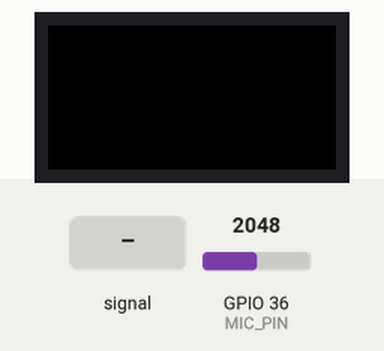
The sketch below on a simulated ESP32. Shown: 32×16 colour display. Inputs (shaded band) come from the test bench; at power-on: GPIO 36 (MIC_PIN) = 2048.

Above: at 1.2 s.
1.3 s: GPIO 36 (MIC_PIN) fed a 200 Hz sine of ±327 counts around its level
At 1.33 s:
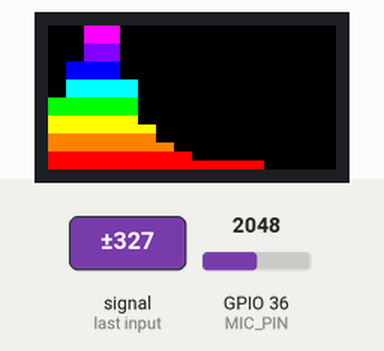
2.8 s: GPIO 36 (MIC_PIN) set to 2866
At 2.82 s:
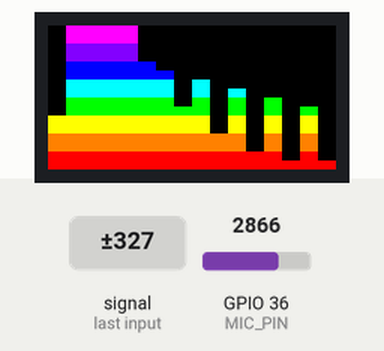
4.3 s: GPIO 36 (MIC_PIN) fed a 1000 Hz sine of ±1023 counts around its level
At 4.94 s:
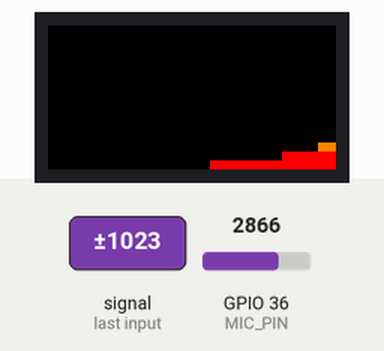
5.8 s: GPIO 36 (MIC_PIN) set to 3603
At 5.82 s:
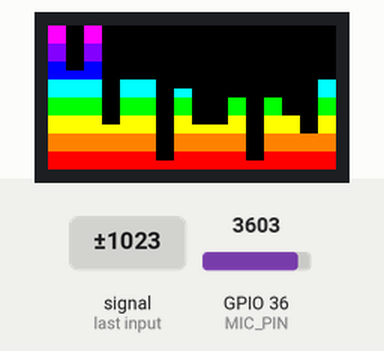
Timing chart, 0 to 8.3 s (numbered marks = the images above; inputs shaded):
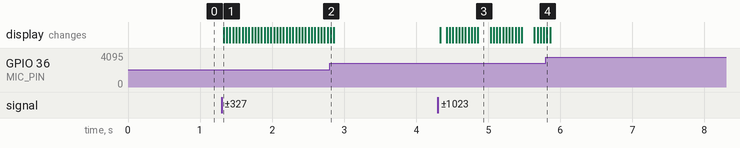

The sketch:

System_Verification.ino
```cpp
#include <ESP32-HUB75-MatrixPanel-I2S-DMA.h>
#include <math.h>

#define MIC_PIN 36
#define SAMPLES 64
#define SAMPLING_FREQ 4000  // 4 kHz

float vReal[SAMPLES];
float vImag[SAMPLES];

// Matrix panel setup
HUB75_I2S_CFG mxconfig(32, 16, 1);
MatrixPanel_I2S_DMA matrix(mxconfig);

// Bar colors
uint16_t colors[] = {
  matrix.color565(255, 0, 0),
  matrix.color565(255, 128, 0),
  matrix.color565(255, 255, 0),
  matrix.color565(0, 255, 0),
  matrix.color565(0, 255, 255),
  matrix.color565(0, 0, 255),
  matrix.color565(128, 0, 255),
  matrix.color565(255, 0, 255)
};

// --- Manual FFT implementation ---
void simpleFFT(float *real, float *imag, int N) {
  int i, j, k, n, m;
  int M = log2(N);
  float tReal, tImag, uReal, uImag, angle;

  // Bit reversal
  j = 0;
  for (i = 0; i < N - 1; i++) {
    if (i < j) {
      tReal = real[i];
      real[i] = real[j];
      real[j] = tReal;
      tImag = imag[i];
      imag[i] = imag[j];
      imag[j] = tImag;
    }
    k = N / 2;
    while (k <= j) {
      j -= k;
      k /= 2;
    }
    j += k;
  }

  // FFT
  for (m = 1; m <= M; m++) {
    int step = pow(2, m);
    float theta = -2.0 * PI / step;
    for (k = 0; k < N; k += step) {
      for (n = 0; n < step / 2; n++) {
        angle = theta * n;
        float cosA = cos(angle);
        float sinA = sin(angle);
        int i1 = k + n;
        int i2 = k + n + step / 2;

        tReal = cosA * real[i2] - sinA * imag[i2];
        tImag = sinA * real[i2] + cosA * imag[i2];
        uReal = real[i1];
        uImag = imag[i1];

        real[i1] = uReal + tReal;
        imag[i1] = uImag + tImag;
        real[i2] = uReal - tReal;
        imag[i2] = uImag - tImag;
      }
    }
  }
}
// --- End FFT ---

void setupMatrixPins() {
  mxconfig.gpio.r1 = 25;
  mxconfig.gpio.g1 = 33;
  mxconfig.gpio.b1 = 27;
  mxconfig.gpio.r2 = 14;
  mxconfig.gpio.g2 = 12;
  mxconfig.gpio.b2 = 13;
  mxconfig.gpio.a  = 16;
  mxconfig.gpio.b  = 2;
  mxconfig.gpio.c  = 32;
  mxconfig.gpio.clk = 18;
  mxconfig.gpio.lat = 4;
  mxconfig.gpio.oe  = 22;
}
// --test--
void setup() {
  setupMatrixPins();
  matrix.begin();
  matrix.setBrightness8(64);
  Serial.begin(115200);
}

void loop() {
  // Sample mic
  for (int i = 0; i < SAMPLES; i++) {
    vReal[i] = analogRead(MIC_PIN);
    vImag[i] = 0;
    delayMicroseconds(1000000 / SAMPLING_FREQ);
  }

  // Run FFT
  simpleFFT(vReal, vImag, SAMPLES);

  // Clear matrix
  matrix.fillScreen(0);

  // Visualize FFT bins
  for (int i = 2; i < 18; i++) { // skip DC and low bins
    float magnitude = sqrt(vReal[i] * vReal[i] + vImag[i] * vImag[i]);
    int height = map((int)magnitude, 0, 3000, 0, 16);
    height = constrain(height, 0, 16);
    int x = (i - 2) * 2;
    for (int y = 0; y < height; y++) {
      matrix.drawPixel(x, 15 - y, colors[y / 2]);
      matrix.drawPixel(x + 1, 15 - y, colors[y / 2]);
    }
  }

  delay(20);
}
```

Measured:
- after the input at 1.3 s, the display: changes at once (image 1)
- after the input at 4.3 s, the display: changes at once (image 3)
